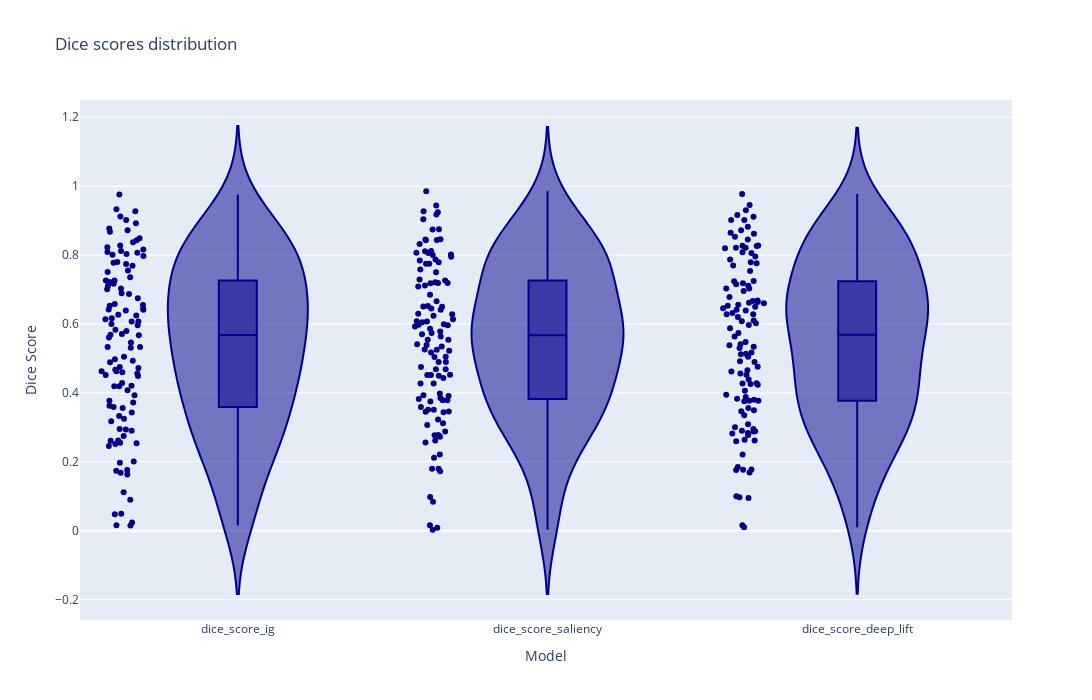

Source (notebook cell):
### Code cell
fig = px.violin(df_res_giuste[['dice_score_ig', 'dice_score_saliency', 'dice_score_deep_lift']], points="all", color_discrete_sequence=['darkblue'], title='Dice scores distribution', box=True, width=1400, height=700)
fig.update_layout(xaxis_title='Model', yaxis_title='Dice Score')
fig.write_html('dice_score_distribution_interpretabilities_giuste_optimized_box_binary.html')
fig.write_image('dice_score_distribution_interpretabilities_giuste_optimized_box_binary.png')
fig.show()

### Figure 1 — Plotly figure (JSON) as saved in the notebook; plotly's stock layout.template omitted (floating-point values rounded to 4 significant figures; data arrays with more than 128 entries replaced by an {"elided": "..."} marker saying what was removed)
{"data": [{"alignmentgroup": "True", "box": {"visible": true}, "hovertemplate": "variable=%{x}<br>value=%{y}<extra></extra>", "legendgroup": "", "marker": {"color": "darkblue"}, "name": "", "offsetgroup": "", "orientation": "v", "points": "all", "scalegroup": "True", "showlegend": false, "type": "violin", "x": {"elided": "342 str values"}, "x0": " ", "xaxis": "x", "y": {"elided": "342 float values"}, "y0": " ", "yaxis": "y"}], "layout": {"height": 700, "legend": {"tracegroupgap": 0}, "title": {"text": "Dice scores distribution"}, "violinmode": "group", "width": 1400, "xaxis": {"anchor": "y", "domain": [0, 1], "title": {"text": "Model"}}, "yaxis": {"anchor": "x", "domain": [0, 1], "title": {"text": "Dice Score"}}}}
